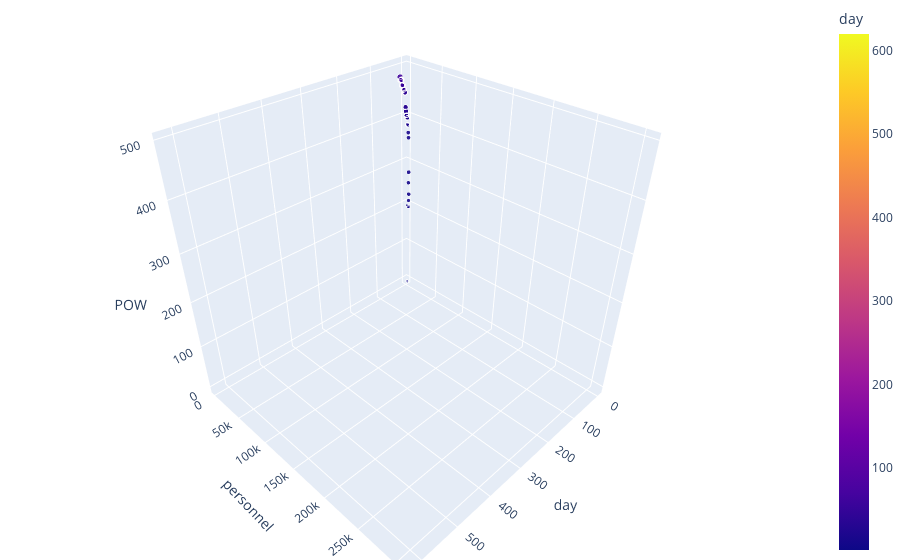

This figure's notebook cell:
### Code cell
import pandas as pd
import numpy as np
import matplotlib.pyplot as plt
import seaborn as sns
from ipywidgets import interact



# Load the data
df = pd.read_csv("russia_losses_personnel.csv")

####Area Plot

df.set_index('date')['personnel'].plot(kind='area', figsize=(10,6),color ='red')
plt.title('Personnel over Time')
plt.xlabel('Date')
plt.ylabel('Personnel')
plt.show()


####Hexbin Plot
df.plot(kind='hexbin', x='personnel', y='POW', gridsize=30, figsize=(10,6))
plt.title('Personnel vs POW')
plt.xlabel('Personnel')
plt.ylabel('POW')
plt.show()


##### 3D plot
import plotly.express as px

# Assuming that 'day', 'personnel', and 'POW' are columns in your DataFrame
fig = px.scatter_3d(df, x='day', y='personnel', z='POW',
                    color='day', size='personnel', opacity=0.9)

# Tight layout
fig.update_layout(margin=dict(l=0, r=0, b=0, t=0))

fig.show()

### Figure 1 — Plotly figure (JSON) as saved in the notebook; plotly's stock layout.template omitted (floating-point values rounded to 4 significant figures; data arrays with more than 128 entries replaced by an {"elided": "..."} marker saying what was removed)
{"data": [{"hovertemplate": "day=%{marker.color}<br>personnel=%{marker.size}<br>POW=%{z}<extra></extra>", "legendgroup": "", "marker": {"color": {"elided": "619 int values"}, "coloraxis": "coloraxis", "opacity": 0.9, "size": {"elided": "619 int values"}, "sizemode": "area", "sizeref": 762.7, "symbol": "circle"}, "mode": "markers", "name": "", "scene": "scene", "showlegend": false, "type": "scatter3d", "x": {"elided": "619 int values"}, "y": {"elided": "619 int values"}, "z": {"elided": "619 int values"}}], "layout": {"coloraxis": {"colorbar": {"title": {"text": "day"}}, "colorscale": [[0, "#0d0887"], [0.1111, "#46039f"], [0.2222, "#7201a8"], [0.3333, "#9c179e"], [0.4444, "#bd3786"], [0.5556, "#d8576b"], [0.6667, "#ed7953"], [0.7778, "#fb9f3a"], [0.8889, "#fdca26"], [1, "#f0f921"]]}, "legend": {"itemsizing": "constant", "tracegroupgap": 0}, "margin": {"b": 0, "l": 0, "r": 0, "t": 0}, "scene": {"domain": {"x": [0, 1], "y": [0, 1]}, "xaxis": {"title": {"text": "day"}}, "yaxis": {"title": {"text": "personnel"}}, "zaxis": {"title": {"text": "POW"}}}}}
